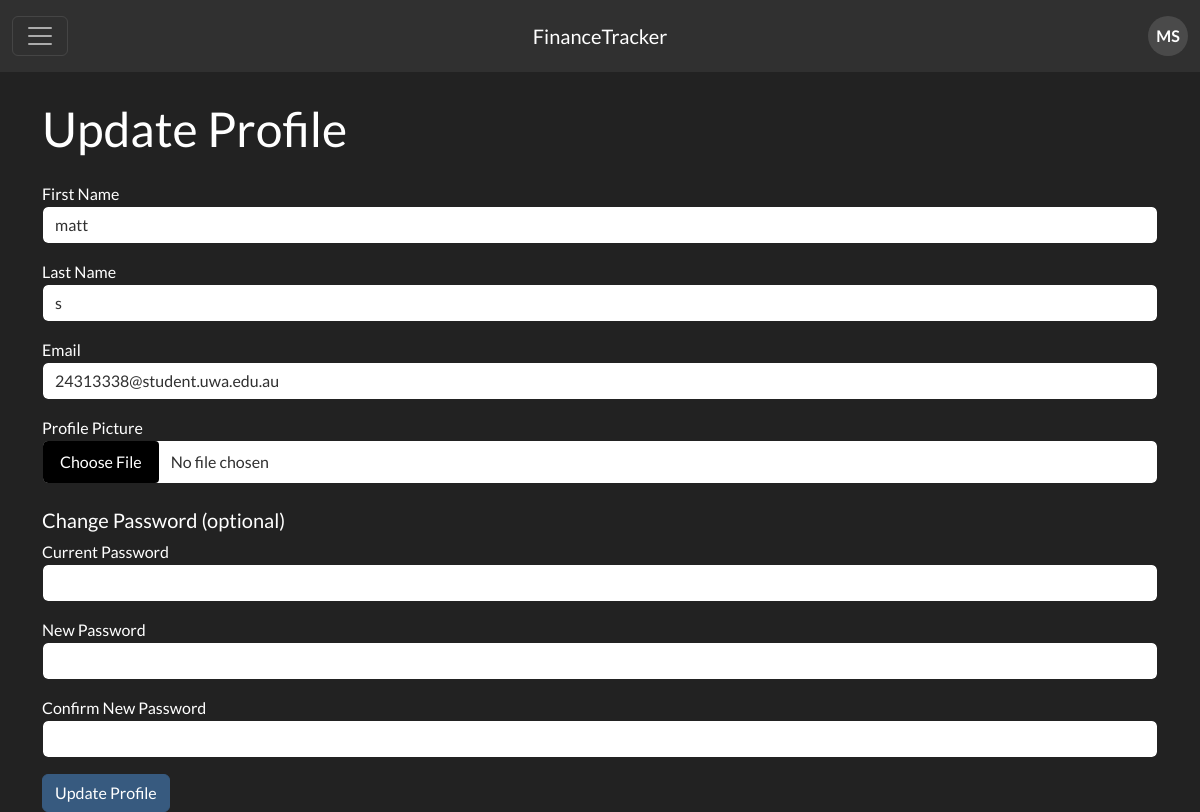
The app's page /authentication/profile/edit (signed in) with its own data.
### app/authentication/models.py (models this page shows, shortened)
class User(db.Model, UserMixin):
    id = db.Column(db.Integer, primary_key=True)
    first_name = db.Column(db.String(50), nullable=False)
    last_name = db.Column(db.String(50), nullable=False)
    email = db.Column(db.String(50), nullable=False)
    password = db.Column(db.String(128), nullable=False)
    profile_pic = db.Column(db.String(128), nullable=True)
    date_of_birth = db.Column(db.Date, nullable=True)
    phone = db.Column(db.String(50), nullable=True)
    address = db.Column(db.String(50), nullable=True)
    city = db.Column(db.String(50), nullable=True)
    state = db.Column(db.String(50), nullable=True)
    country = db.Column(db.String(50), nullable=True)
    postcode = db.Column(db.String(50), nullable=True)

### app/authentication/routes.py (the view, shortened to what this page needs)
@authentication_bp.route('/profile/edit', methods=['GET', 'POST'])
def edit_profile():
    user_data = session.get('user')
    if not user_data:
        return redirect(url_for('authentication.login'))
    user = User.query.get(user_data['id'])
    form = UpdateProfileForm(obj=user)
    return render_template('authentication/profile_edit.html', form=form, user=user)

### app/authentication/forms.py
class UpdateProfileForm(FlaskForm):
    first_name = StringField('First Name', validators=[DataRequired()])
    last_name = StringField('Last Name', validators=[DataRequired()])
    email = StringField('Email', validators=[DataRequired(), Email()])
    profile_pic = FileField('Profile Picture', validators=[FileAllowed(['jpg', 'png'], 'Images only! Max file size: 5mb')])
    current_password = PasswordField('Current Password', validators=[Optional()])
    new_password = PasswordField('New Password', validators=[Optional(), Length(min=6)])
    confirm_password = PasswordField('Confirm New Password', validators=[
        Optional(), EqualTo('new_password', message='Passwords must match')
    ])
    submit = SubmitField('Update Profile')

### app/authentication/routes.py (called while the page is built)
@authentication_bp.before_request
def load_logged_in_user():
    user = session.get('user')
    if user:
        g.user = user
    else:
        g.user = None

### app/authentication/templates/authentication/profile_edit.html (shortened to what this page needs)
{% extends "base.html" %}
{% block content %}
<div class="container">
    <h1 class="mb-4">Update Profile</h1>
    <form method="POST", enctype="multipart/form-data">
        <div class="mb-3">
            {{ form.first_name.label }}
            {{ form.first_name(class_="form-control") }}
        </div>
        <div class="mb-3">
            {{ form.last_name.label }}
            {{ form.last_name(class_="form-control") }}
        </div>
        <div class="mb-3">
            {{ form.email.label }}
            {{ form.email(class_="form-control") }}
        </div>
        <div class="mb-3">
            {{ form.profile_pic.label }}
            {{ form.profile_pic(class_="form-control") }}
        </div>
        <h5 class="mt-4">Change Password (optional)</h5>
        <div class="mb-3">
            {{ form.current_password.label }}
            {{ form.current_password(class_="form-control") }}
        </div>
        <div class="mb-3">
            {{ form.new_password.label }}
            {{ form.new_password(class_="form-control") }}
        </div>
        <div class="mb-3">
            {{ form.confirm_password.label }}
            {{ form.confirm_password(class_="form-control") }}
        </div>
        {{ form.submit(class_="btn btn-primary") }}
    </form>
</div>
{% endblock %}

### app/templates/base.html (shortened to what this page needs)
<!doctype html>
<html>
<head>
    {% block head %}
    <link rel="stylesheet" href="https://cdn.datatables.net/1.13.6/css/jquery.dataTables.min.css">
    <link rel="stylesheet" href="{{ url_for('static', filename='css/style.css') }}">
    <link href="https://cdn.jsdelivr.net/npm/bootswatch@5.3.0/dist/darkly/bootstrap.min.css" rel="stylesheet">
    {% endblock %}
</head>
<body>
    <header>
        <nav class="navbar navbar-dark bg-dark fixed-top">
            <div class="container-fluid">
                <button class="navbar-toggler" type="button" data-bs-toggle="offcanvas" data-bs-target="#offcanvasDarkNavbar" aria-controls="offcanvasDarkNavbar" aria-label="Toggle navigation">
                    <span class="navbar-toggler-icon"></span>
                  </button>
                  <a class="navbar-brand" href="{{ url_for('home') }}">
                  FinanceTracker
                  </a>
                {% if session.get('user') %}
                    <a href="{{ url_for('authentication.profile') }}" class="profile-link">
                        <div class="profile-circle">
                            {% if session.user.profile_image %}
                                <img src="{{ session.user.profile_image }}" alt="Profile" class="profile-image">
                            {% else %}
                                <span class="profile-initials">{{ session.user.first_name[0] }}{{ session.user.last_name[0] }}</span>
                            {% endif %}
                        </div>
                    </a>
                {% else %}
                    <a class="btn btn-outline-light" href="{{ url_for('authentication.login') }}">Login</a>
                {% endif %}
            </div>
          </nav>
      </header>
    <main class="main-content">
    {% block content %}
    {% endblock %}
    </main>
</body>
</html>

### app/static/css/style.css (style rules this page uses)
body { font-family: Arial, sans-serif; background-color: #a7a7a7; text-align: center; padding-top: 50px; }
.main-content { padding-top: 50px; }
.profile-link { text-decoration: none; }
.profile-circle { width: 40px; height: 40px; border-radius: 50%; background-color: #4a4a4a; display: flex; align-items: center; justify-content: center; overflow: hidden; }
.profile-initials { color: white; font-size: 16px; font-weight: bold; text-transform: uppercase; }

### records on screen
User: first_name "matt", last_name "s", email "24313338@student.uwa.edu.au"

### other values on screen
{{ session.user.first_name[0] }} "M"
{{ session.user.last_name[0] }} "S"
